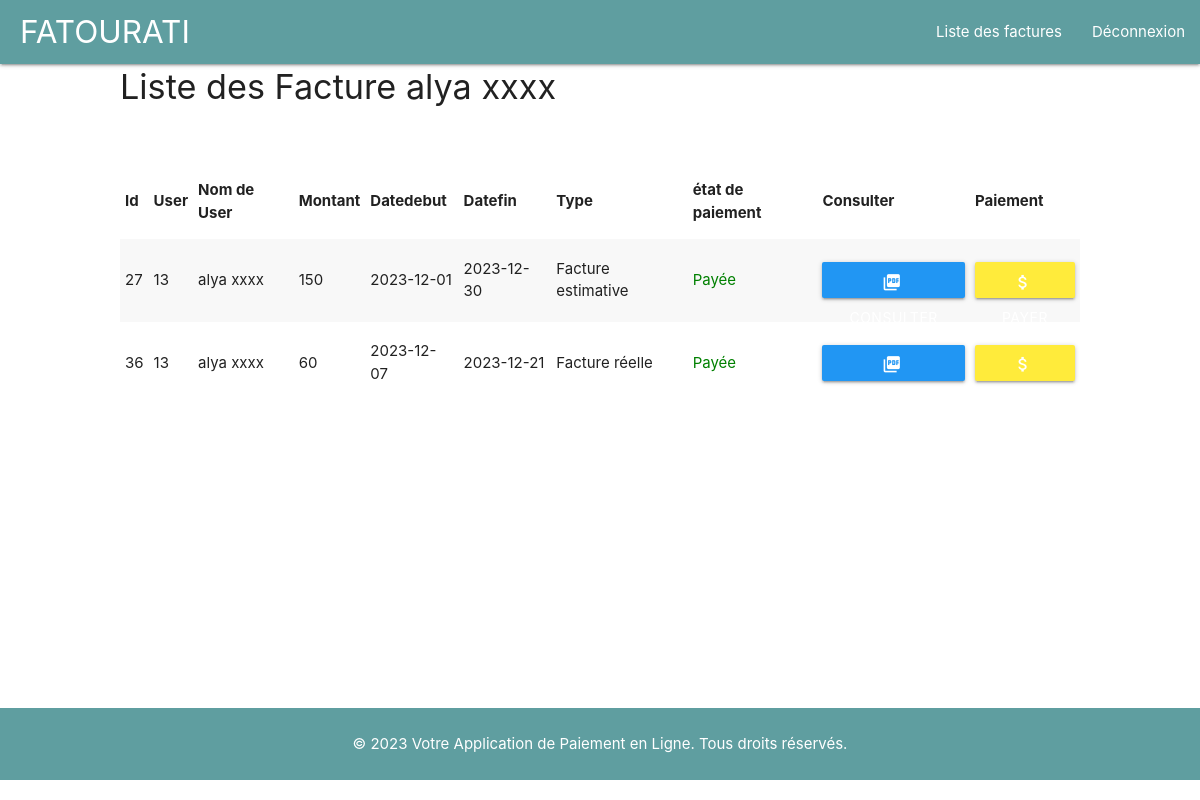
/views/users/invoice.php (signed in), run on the app's committed database.
### tables this page shows
CREATE TABLE IF NOT EXISTS `invoices` (
  `id` int(11) NOT NULL auto_increment,
  `iduser` int(11) NOT NULL default '0',
  `net_paye` double NOT NULL default '0',
  `dateecheance` date NOT NULL default '0000-00-00',
  `dateemission` date NOT NULL default '0000-00-00',
  `datepaid` timestamp NOT NULL default '0000-00-00 00:00:00',
  `paid` int(11) NOT NULL default '0',
  `type` varchar(250) NOT NULL default '',
  PRIMARY KEY  (`id`),
  KEY `iduser` (`iduser`)
);

CREATE TABLE IF NOT EXISTS `users` (
  `id` int(11) NOT NULL auto_increment,
  `name` varchar(255) NOT NULL default '',
  `email` varchar(255) NOT NULL default '',
  `password` varchar(255) NOT NULL default '',
  `is_admin` int(11) NOT NULL default '0',
  `adresse` varchar(255) NOT NULL default '',
  `phone` varchar(255) NOT NULL default '',
  `rib` varchar(255) NOT NULL default '',
  `cin` varchar(255) NOT NULL default '',
  `ville` varchar(255) NOT NULL default '',
  PRIMARY KEY  (`id`)
);

### config/config.php (called while the page is built, shortened)
<?php
abstract class Config
{
    function __construct()
    {
        try {
        $this->pdo = new PDO('mysql:host=localhost;dbname=facturation', 'root', '');
        } catch(PDOException $e) {
            throw new Exception("Erreur de connexion à la base de données : " . $e->getMessage());
        }
    }
}

### controllers/factureController.php (called while the page is built, shortened)
<?php
$rootPath = $_SERVER['DOCUMENT_ROOT'] . '/Facturation/';
include_once($rootPath . '/config/config.php');
class factureController extends facture
{
  function liste(facture $f)
  {
    if ($_SESSION['is_admin']) {
      $query = "SELECT i.id, i.iduser, i.datepaid, i.dateecheance,i.dateemission,i.net_paye, i.paid, i.type, u.rib, u.name, u.phone
    FROM invoices i
    INNER JOIN users u ON i.iduser = u.id";
    } else {
      $query = "SELECT i.id, i.iduser, i.datepaid, i.dateecheance,i.dateemission,i.net_paye, i.paid, i.type, u.rib, u.name, u.phone
      FROM invoices i
      INNER JOIN users u ON i.iduser = u.id
      WHERE iduser=" . $_SESSION['id'];
    }
    $res = $this->pdo->prepare($query);
    $res->execute();
    return $res;
  }
}

### views/users/invoice.php (the view, shortened to what this page needs)
<!DOCTYPE html>
<html lang="en">
<head>
  <link rel="stylesheet" href="https://cdnjs.cloudflare.com/ajax/libs/materialize/1.0.0/css/materialize.min.css">
  <link rel="stylesheet" href="<?php echo RACINE_SITE . 'views/includes/style.css' ?>">
  <?php
  $rootPath = $_SERVER['DOCUMENT_ROOT'] . '/Facturation/';
  include $rootPath . 'views/includes/navbar.php';
    include_once($rootPath . '/models/User.php');
    include_once($rootPath . '/controllers/factureController.php');
    $fact = new factureController();
    $res = $fact->liste($fact);
  ?>
</head>
<body>
  <br> <br>
  <div class="container" style="display: block !important;">
    <h4>Liste des Facture <?php echo $_SESSION['name']; ?></h4>
<br>
    <br>
  <div class="table-responsive">
    <table class="striped">
      <thead>
        <tr>
          <th>Id</th>
          <th>User</th>
          <th>Nom de User</th>
          <th>Montant</th>
          <th>Datedebut</th>
          <th>Datefin</th>
          <th>Type</th>
          <th>état de paiement</th>
          <th>Consulter</th>
          <?php if ($is_admin == 0): ?>
          <th>Paiement</th>
            <?php endif; ?>
        </tr>
      </thead>
      <tbody>
        <?php
        if (is_array($res) || is_object($res)) {
          foreach ($res as $row) {
            ?>
            <tr>
              <td><?= $row['id'] ?></td>
              <td><?= $row['iduser'] ?></td>
              <td><?= $row['name'] ?></td>
              <td><?= $row['net_paye'] ?></td>
              <td><?= $row['dateecheance'] ?></td>
              <td><?= $row['dateemission'] ?></td>
              <td><?= $row['type'] ?></td>
              <td>
                <?php if ($row['paid'] == 1): ?>
                  <p style='color: green'>Payée</p>
                <?php else: ?>
                  <p style='color: red'>Non payée</p>
                <?php endif; ?>
              </td>
              <td>
                <a href='consulteclient.php?id=<?= $row['id'] ?>' target='_blank' class='btn btn-primary btn-sm blue'>
                  <i class='material-icons small-icon'>picture_as_pdf</i>Consulter
                </a>
              </td>
              <?php if ($is_admin == 0): ?>
              <td>
                <a href='paiment.php?id=<?= $row['id'] ?>' class='btn btn-warning btn-sm yellow'>
                  <i class='material-icons small-icon'>attach_money</i>Payer
                </a>
              </td>
              <?php endif;?>
            </tr>
            <?php
          }
        }
        ?>
      </tbody>
    </table>
  </div>
</div>
  <footer>
    <p>&copy; 2023 Votre Application de Paiement en Ligne. Tous droits réservés.</p>
  </footer>
</body>
</html>

### views/includes/style.css (style rules this page uses)
footer { background-color: cadetblue; color: white; padding: 10px 0; text-align: center; }
.container { height: 80vh; width: 80%; }

### views/users/invoice.php (style rules this page uses)
.small-icon { font-size: 16px; margin-right: 4px; vertical-align: middle; }

### data on the page
invoices: id "27", iduser "13", iduser.name "alya xxxx", net_paye "150", dateecheance "2023-12-01", dateemission "2023-12-30", type "Facture estimative", paid "Payée"
invoices: id "36", iduser "13", iduser.name "alya xxxx", net_paye "60", dateecheance "2023-12-07", dateemission "2023-12-21", type "Facture réelle", paid "Payée"

### other printed values
$_SESSION['name'] "alya xxxx"
